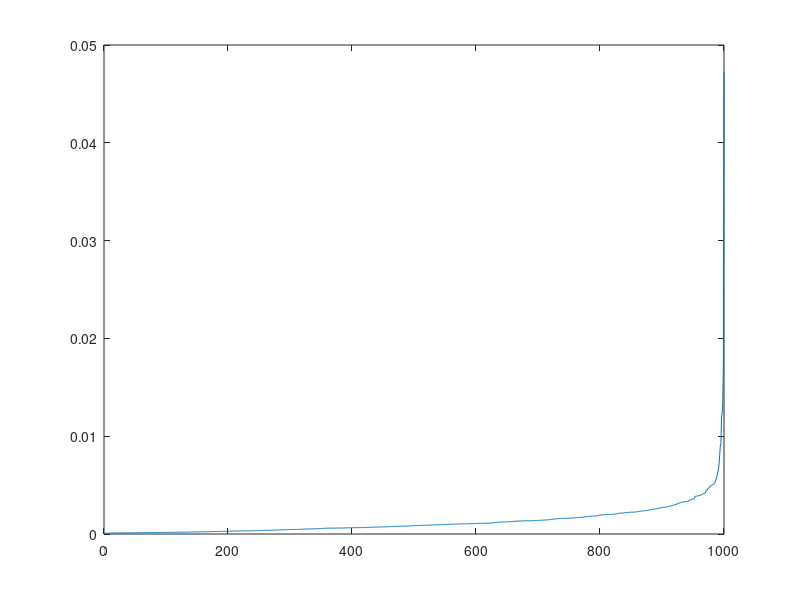

The MATLAB script that drew this image:
%% Pretest for DBScan algorithm
clear all;
close all;
clc;
% Load data
data = importdata('clu_data.txt');
n = size(data,1);
k=8; % No. of nearest neighbors
norm =1; % Whether to normalize or not, 1:norm
if norm==1
    data=(data-repmat(min(data),n,1))./(repmat(max(data)-min(data),n,1));
%     data=(data-repmat(mean(data),n,1))./repmat(std(data),n,1);
end

% Calculate the distance matrix
prox_mat=nan(n);
% Initiate proximity matrix
for i=1:n
    for j=i:n
        prox_mat(i,j) = sum((data(i,:)-data(j,:)).^2);
        prox_mat(j,i) = prox_mat(i,j);
        
    end
end

% dist1=zeros((n-1)*(n-2)/2,1);
% for i=2:n
%     if(i==2)
%         dist1(1,1)=prox_mat(i,i-1);
%     else
%         dist1(((i-2)*(i-1)/2+1):(i-1)*i/2,1)=prox_mat(i,1:i-1);
%     end
% end
% Sdist1=sort(dist1);
% plot(Sdist1)

dist5=zeros(n,1);
for i=1:n
    dSorted=sort(prox_mat(i,:));
    dist5(i)=dSorted(k);
end
Sdist5=sort(dist5);
plot(Sdist5)